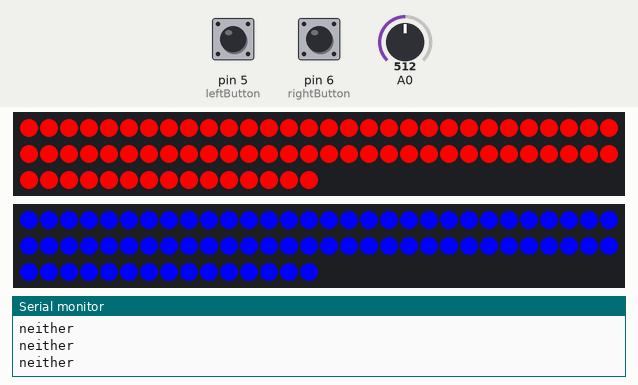
A sketch run on a simulated Arduino Uno, built with avr-gcc and run on an emulated ATmega328P. Parts: 2 × 75 RGB LEDs in strip order, left to right, continuing on the next row, the last lines printed to the serial monitor. The inputs (shaded band) are chosen by the test bench; at power-on: pin 5 (leftButton) LOW, pin 6 (rightButton) LOW, A0 = 512. Dim RGB values are drawn brighter than linear; random numbers use the default seed unless the sketch sets one.

Above: at 3.7 s.
3.8 s: pin 5 (leftButton) pulled HIGH for 3.2 s
At 6.45 s:
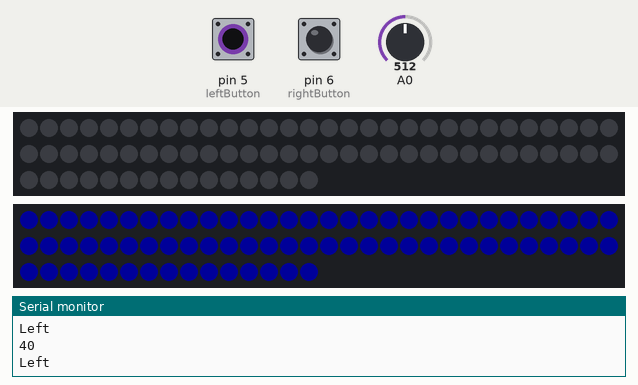
8.5 s: pin 6 (rightButton) pulled HIGH for 3.2 s
At 11.13 s:
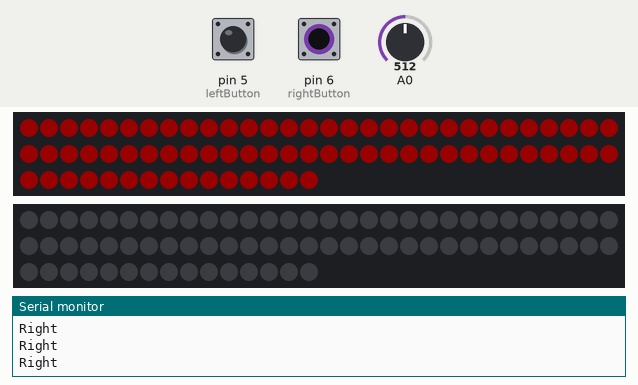
13.2 s: pin 5 (leftButton) driven HIGH and pin 6 (rightButton) driven HIGH
At 14.2 s:
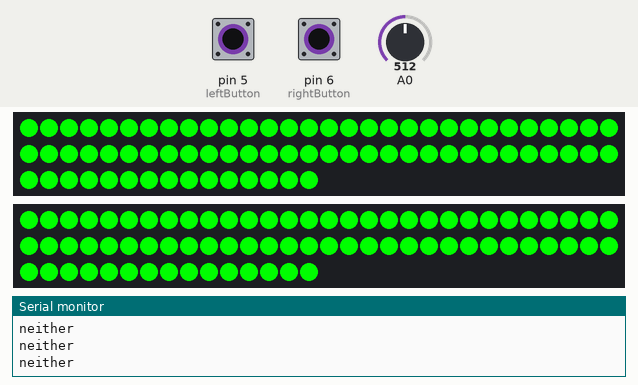
14.7 s: pin 5 (leftButton) driven LOW
At 15.71 s:
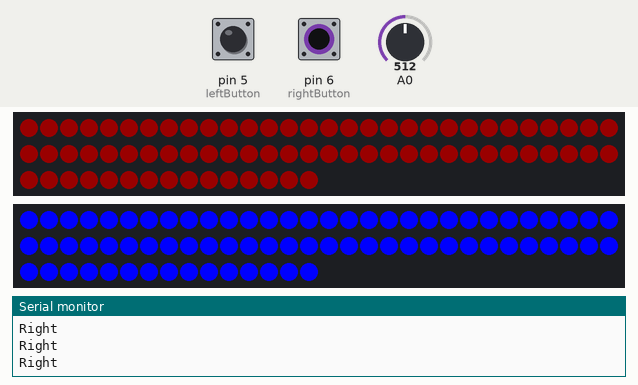
17.7 s: pin 5 (leftButton) driven HIGH
At 18.9 s:
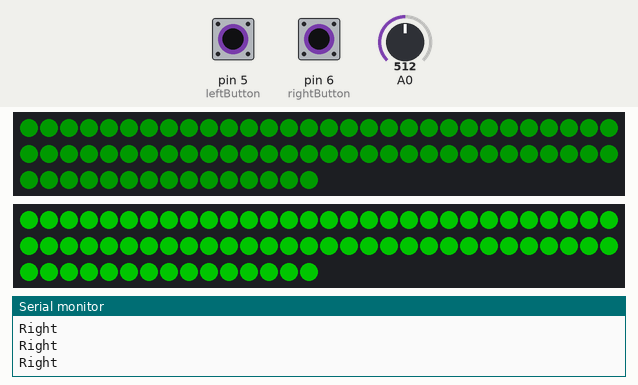
19.2 s: pin 6 (rightButton) driven LOW
At 20.21 s:
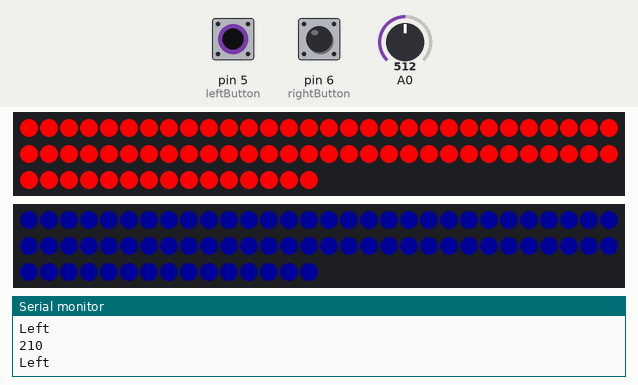
Timing chart, 0 to 22.2 s (numbered marks = the images above; inputs shaded):
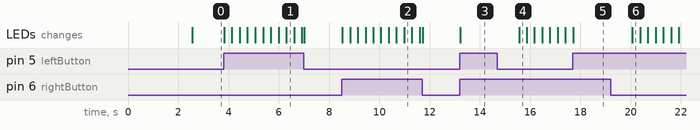

The sketch:

ScaleCode.ino
```cpp
#include <SoftwareSerial.h>
#include <Adafruit_NeoPixel.h>

//Scale

#define RIGHTSTRIP 2   // the digitial pin that the rights neopixels are pluged into.
#define LEFTSTRIP 4    // the digitial pin that the left neopixels are pluged into.

#define rightButton 6
#define leftButton  5


#define NUMPIXELSLEFT      75 // number of neopixels in the left strip.
#define NUMPIXELSRIGHT     75 // number of neopixels in right strip.

Adafruit_NeoPixel pixelsLeft = Adafruit_NeoPixel(NUMPIXELSLEFT, LEFTSTRIP, NEO_GRB + NEO_KHZ800);
Adafruit_NeoPixel pixelsRight = Adafruit_NeoPixel(NUMPIXELSRIGHT, RIGHTSTRIP, NEO_GRB + NEO_KHZ800);

int leftFadeLoop=255;
int rightFadeLoop=255;

boolean leftFadeLoopAdd=true;
boolean rightFadeLoopAdd = true;

uint32_t colorRight = pixelsLeft.Color(255, 0, 255);
uint32_t colorLeft = pixelsLeft.Color(255, 0, 255);

SoftwareSerial mySerial(10, 11);

void setup()
{
  mySerial.begin(4800);
  Serial.begin(9600);
  pixelsLeft.begin();
  pixelsRight.begin();
  setLeftColor(colorLeft);
  setRightColor(colorRight);
  setRightBrightness(255);
  setLeftBrightness(255);
  delay(500);
  start();
}

void loop()
{
  if(digitalRead(rightButton)&&digitalRead(leftButton))
  {
    setLeftColor( pixelsLeft.Color(0, 255, 0));
    setRightColor( pixelsLeft.Color(0, 255, 0));
    delay(300);
    start();

  }
  else if (digitalRead(rightButton))
  {
    Serial.println("Right");
    setLeftBrightness(25);
    fadeRight();
  }
  else if (digitalRead(leftButton))
  {
    Serial.println("Left");
    setRightBrightness(25);
    fadeLeft();
  }

  else
  {
    Serial.println("neither");
    setRightBrightness(255);
    setLeftBrightness(255);
    setLeftColor(colorLeft);
    setRightColor(colorRight);
    leftFadeLoop=255;
    rightFadeLoop=255;
  }

}
void fadeLeft()
{
    Serial.println(leftFadeLoop);
  if (leftFadeLoop>=255)
    {
      leftFadeLoopAdd=false;
    }
    if (leftFadeLoop<=0)
    {
      leftFadeLoopAdd=true;
    }
    if(leftFadeLoopAdd)
    {
      leftFadeLoop+=5;
    }
    else
    {
      leftFadeLoop-=5;
    }
    setLeftColor(colorLeft);
    setRightColor(colorRight);
    setLeftBrightness(leftFadeLoop);
}
void fadeRight()
{
  if (rightFadeLoop>=255)
    {
      rightFadeLoopAdd=false;
    }
    if (rightFadeLoop<=0)
    {
      rightFadeLoopAdd=true;
    }
    if(rightFadeLoopAdd)
    {
      rightFadeLoop+=5;
    }
    else
    {
      rightFadeLoop-=5;
    }
    setLeftColor(colorLeft);
    setRightColor(colorRight);
    setRightBrightness(rightFadeLoop);
}
void setRightBrightness(int brightness)
{
  pixelsRight.setBrightness(brightness);
  pixelsRight.show();
}
void setLeftBrightness(int brightness)
{
  pixelsLeft.setBrightness(brightness);
  pixelsLeft.show();
}
void setRightColor(uint32_t cRight)

{
  for(int i=0;i<NUMPIXELSRIGHT;i++)
    {
      pixelsRight.setPixelColor(i, cRight);
    }
    pixelsRight.show();
}
void setLeftColor(uint32_t cLeft)
{
  for(int i=0;i<NUMPIXELSLEFT;i++)
    {
      pixelsLeft.setPixelColor(i, cLeft);
    }
    pixelsLeft.show();
}
void start()
{
  delay(2000);


  pinMode(rightButton, INPUT);
  pinMode(leftButton, INPUT);
  //1==red
  randomSeed(analogRead(0));
  long Center = random(1,3);
  long scale = random(1,3);
  Serial.println(String(Center)+" "+String(scale));

  delay(25);
  if (Center==1)
  {
    mySerial.write("R");
    Serial.println("R");
  }
  else
  {
    mySerial.write("B");
    Serial.println("B");
  }
  if(scale==1)
  {
    colorRight=pixelsLeft.Color(255,0,0);
    colorLeft=pixelsLeft.Color(0,0,255);
  }
  else
  {
    colorLeft=pixelsLeft.Color(255,0,0);
    colorRight=pixelsLeft.Color(0,0,255);
  }
}
```

Measured:
- after the input at 3.8 s, the LEDs: first change at once (image 1 shows a later state)
- after the input at 8.5 s, the LEDs: first change at once (image 2 shows a later state)
- after the input at 13.2 s, the LEDs: change at once (image 3)
- after the input at 14.7 s, the LEDs: change after 0.86 s (image 4)
- after the input at 19.2 s, the LEDs: change after 0.86 s (image 6)
